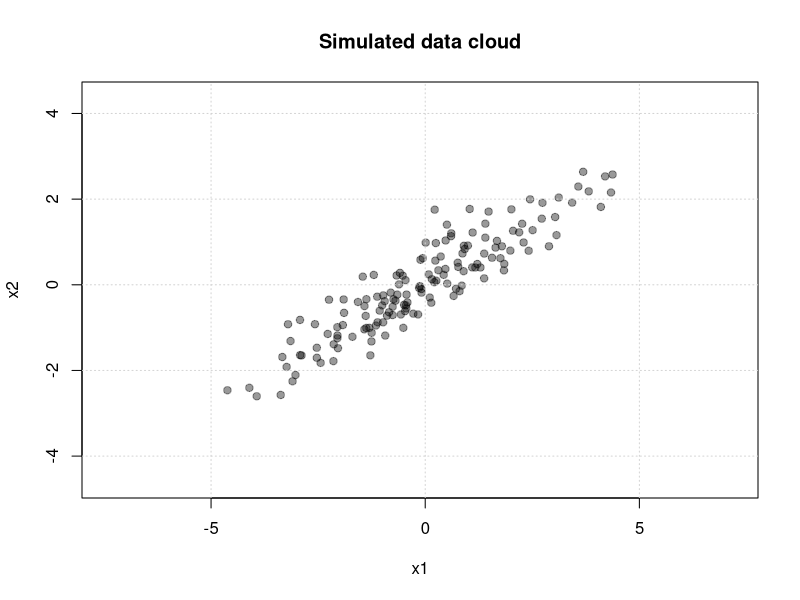
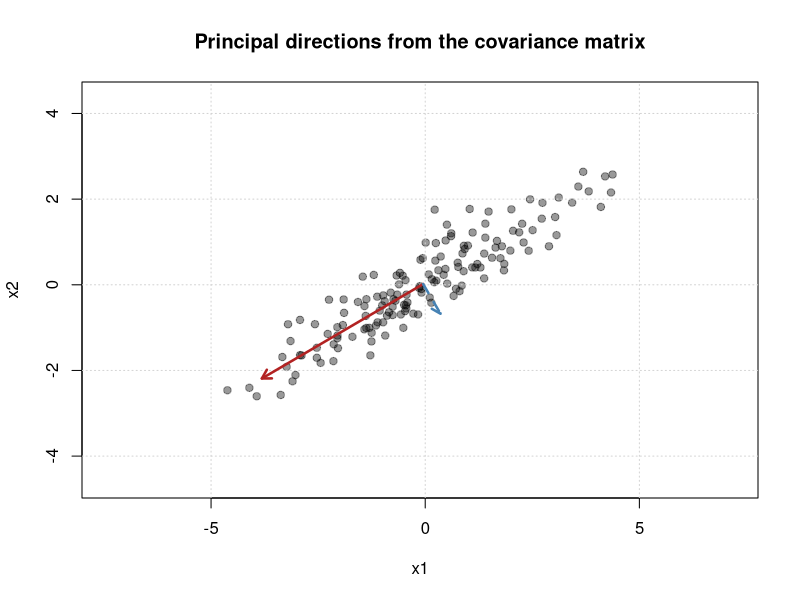
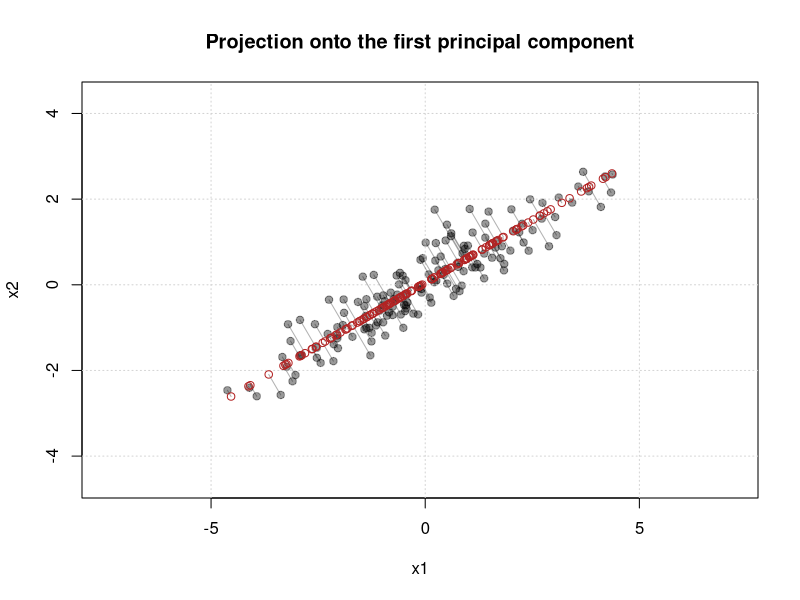
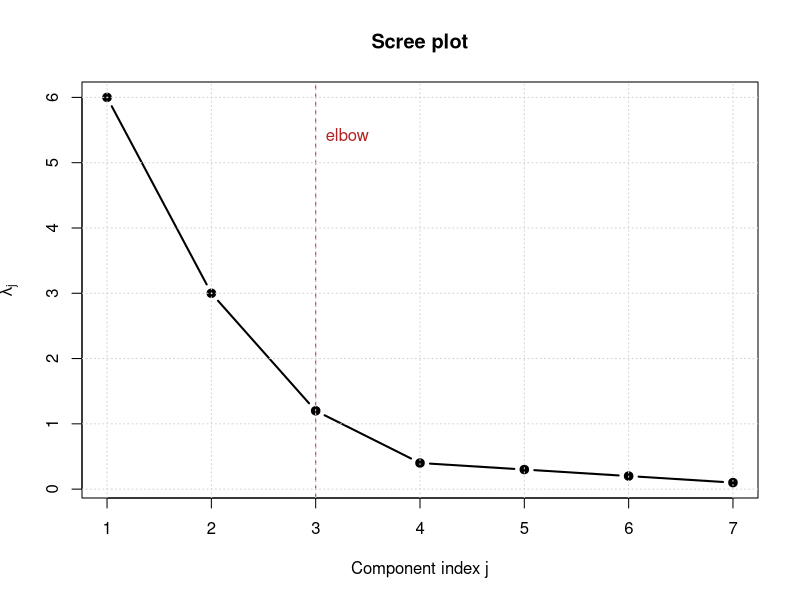

These charts were generated, in order, by the following R code:
# Rigenera i grafici della sezione 2.5 (base R, senza ggplot2)
set.seed(123)
n <- 150
x1 <- rnorm(n, sd = 2)
x2 <- 0.6 * x1 + rnorm(n, sd = 0.5)
X <- cbind(x1, x2)

Xc <- scale(X, center = TRUE, scale = FALSE)
S <- crossprod(Xc) / nrow(Xc)
print(S)
eig <- eigen(S); print(eig)
mu <- colMeans(X); P <- eig$vectors; lambda <- eig$values

lim <- range(X)
base_plot <- function(title) {
  plot(X, pch = 19, col = rgb(0, 0, 0, 0.4), asp = 1, xlab = "x1", ylab = "x2",
       main = title, xlim = lim, ylim = lim)
  grid()
}

pdf("img/pca-scatter.pdf", width = 6, height = 5)
base_plot("Simulated data cloud")
dev.off()

pdf("img/pca-directions.pdf", width = 6, height = 5)
base_plot("Principal directions from the covariance matrix")
for (j in 1:2) {
  end <- mu + 2 * sqrt(lambda[j]) * P[, j]
  arrows(mu[1], mu[2], end[1], end[2], lwd = 2.5, lty = j, length = 0.1,
         col = c("firebrick", "steelblue")[j])
}
dev.off()

fit <- prcomp(X, center = TRUE, scale. = FALSE)
Xhat <- fit$x[, 1, drop = FALSE] %*% t(fit$rotation[, 1, drop = FALSE])
Xhat <- sweep(Xhat, 2, fit$center, "+")
print(head(Xhat))

pdf("img/pca-reconstruction.pdf", width = 6, height = 5)
base_plot("Projection onto the first principal component")
segments(X[, 1], X[, 2], Xhat[, 1], Xhat[, 2], col = rgb(0, 0, 0, 0.3))
points(Xhat, pch = 1, col = "firebrick")
dev.off()

# Scree plot illustrativo (autovalori inventati, sezione 2.6)
lam <- c(6, 3, 1.2, 0.4, 0.3, 0.2, 0.1)
pdf("img/pca-scree.pdf", width = 6, height = 4)
plot(seq_along(lam), lam, type = "b", pch = 19, lwd = 2, xlab = "Component index j",
     ylab = expression(lambda[j]), main = "Scree plot", xaxt = "n")
axis(1, at = seq_along(lam))
abline(v = 3, lty = 2, col = "firebrick")
text(3, max(lam) * 0.9, "elbow", pos = 4, col = "firebrick")
grid()
dev.off()
